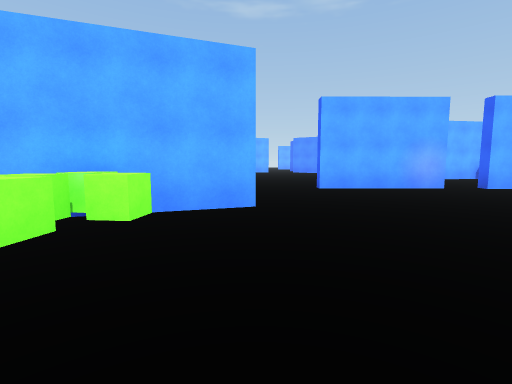
view 1 (above)

24 first-person views from a walk through a scene from a Unity 3-D project. The camera is 1.5 m above the floor, tilts 6° down and sees 85° across. The floor is counted in squares, 2 m on a side. Each view is taken from the middle of a square. On the plan, view 1 faces up. The plan holds only what a view shows up to about 10 squares ahead; the rest is blank. The place goes on beyond the plan. The player is left out.

view 2
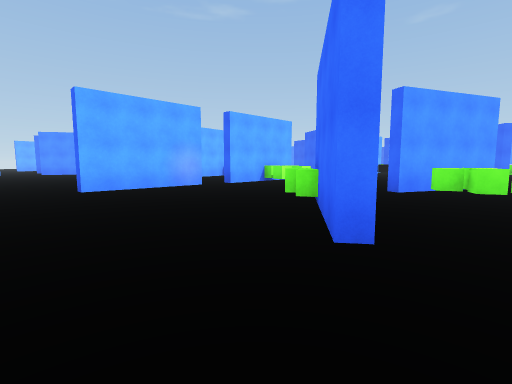

view 3
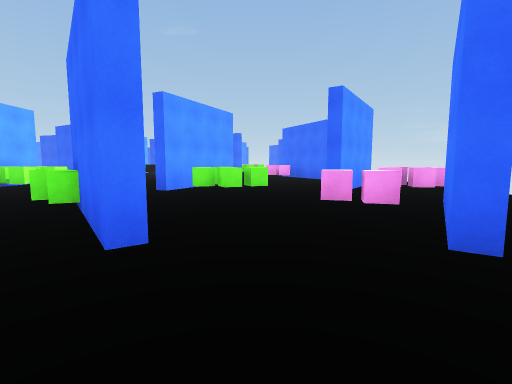

view 4
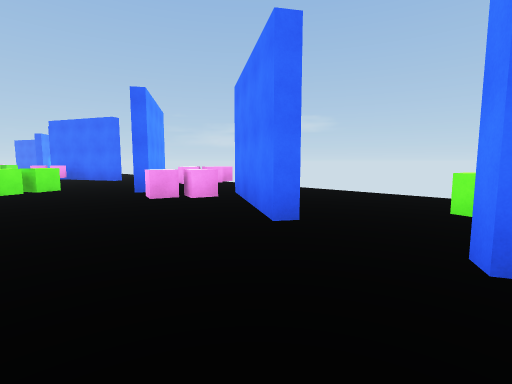

view 5
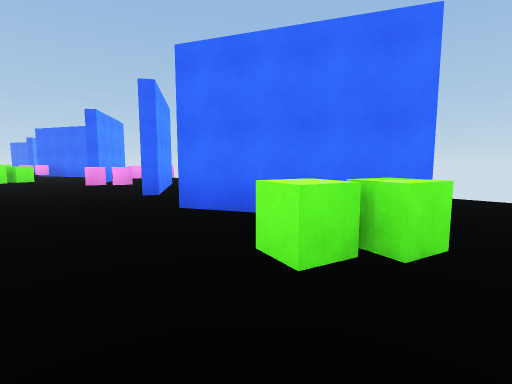

view 6
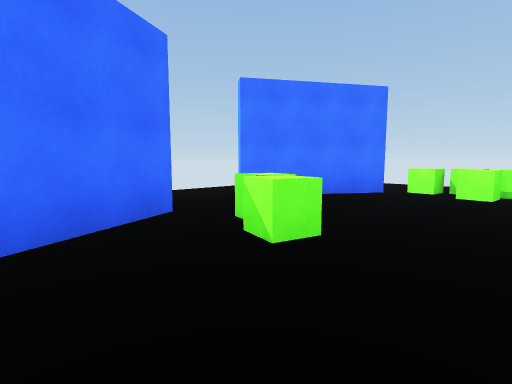

view 7
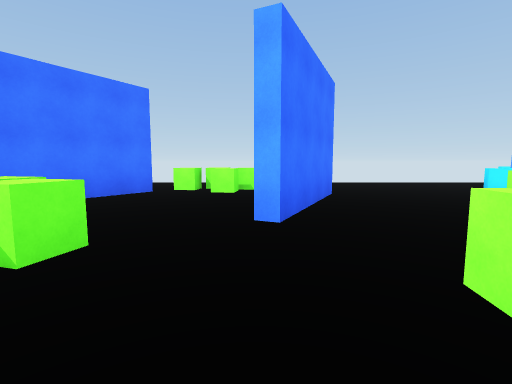

view 8
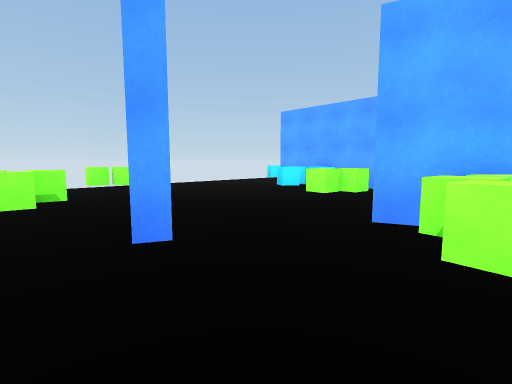

view 9
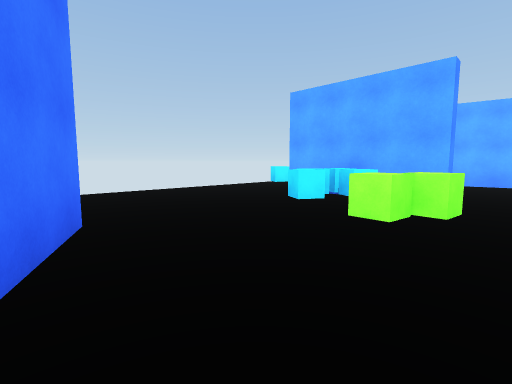

view 10
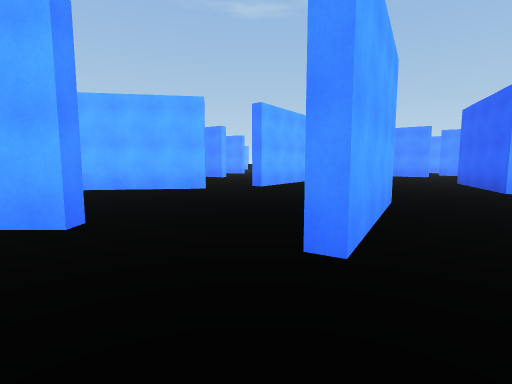

view 11
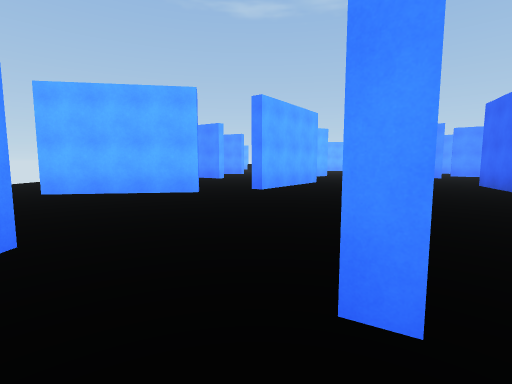

view 12
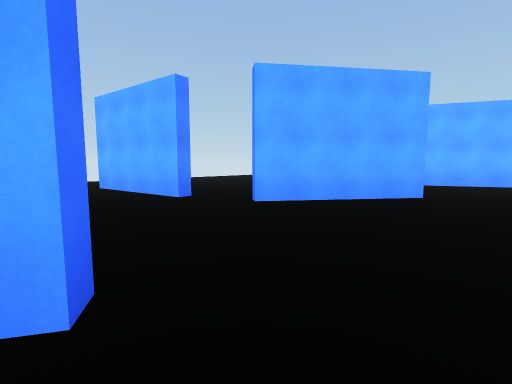

view 13
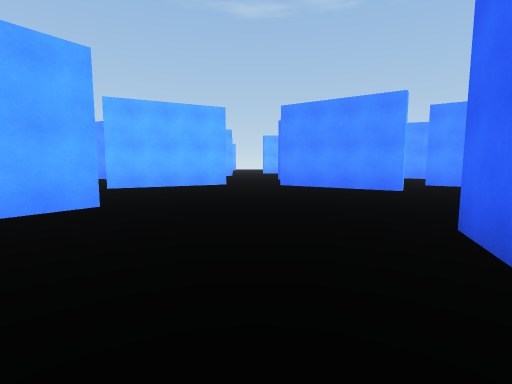

view 14
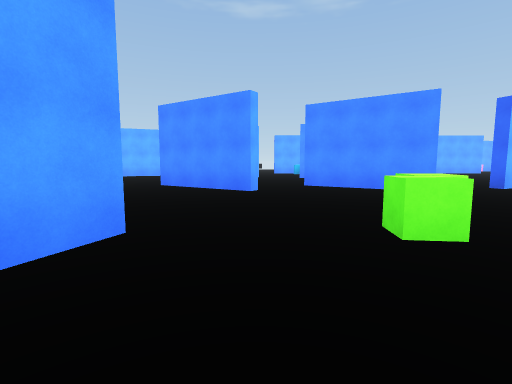

view 15
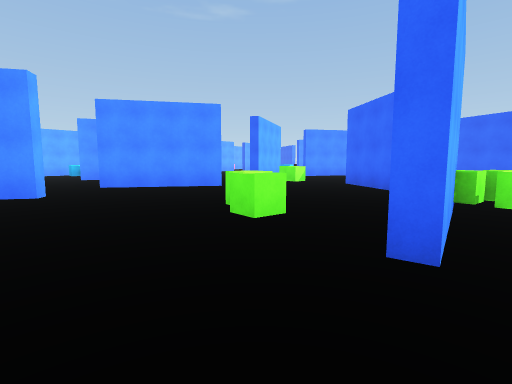

view 16
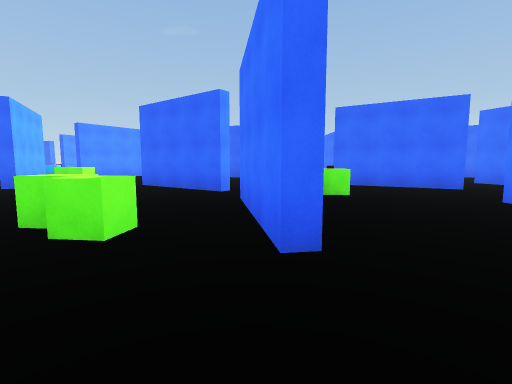

view 17
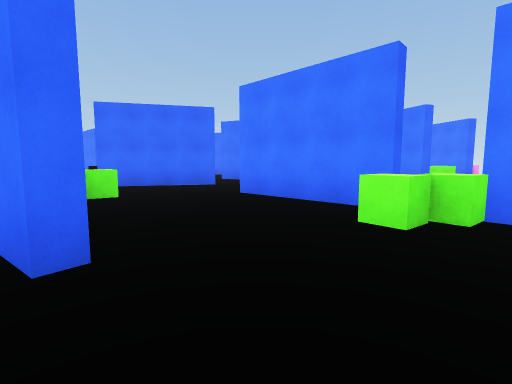

view 18
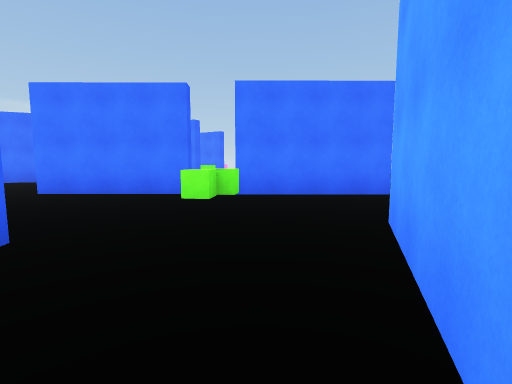

view 19
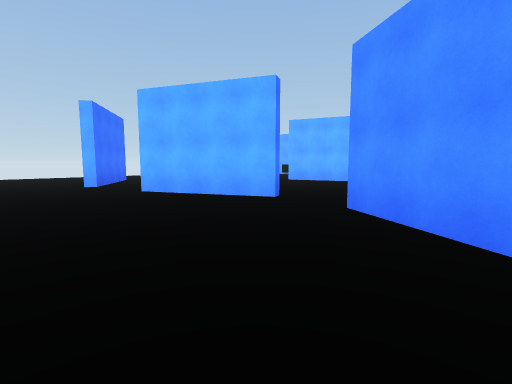

view 20
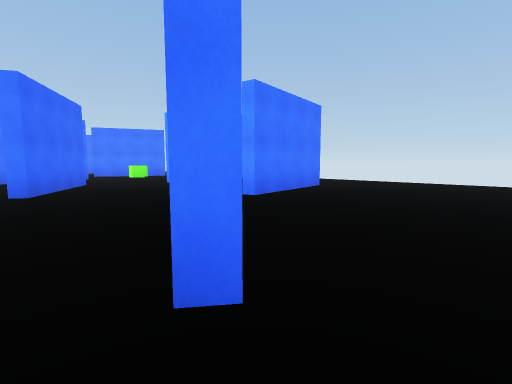

view 21
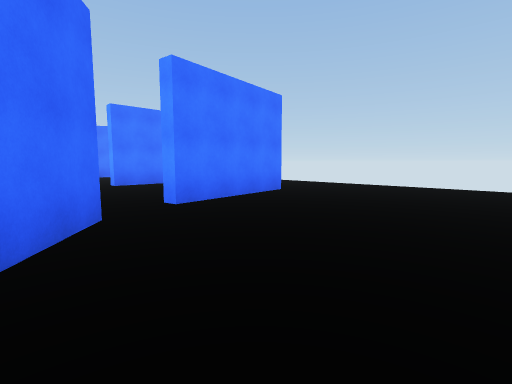

view 22
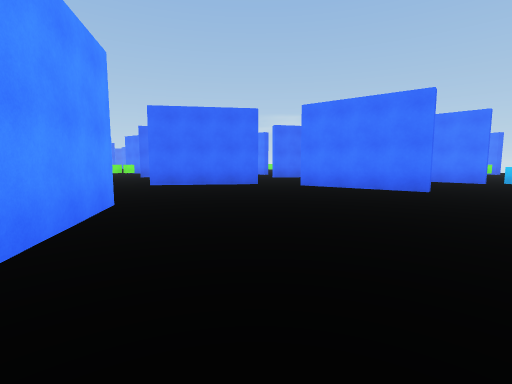

view 23
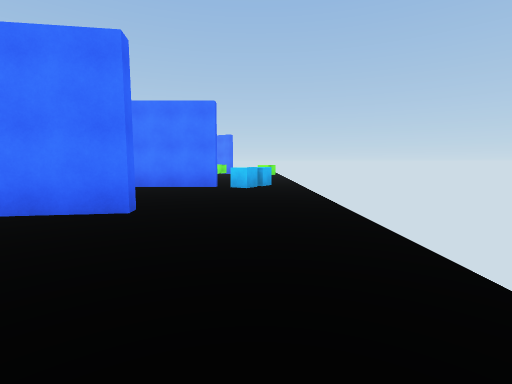

view 24
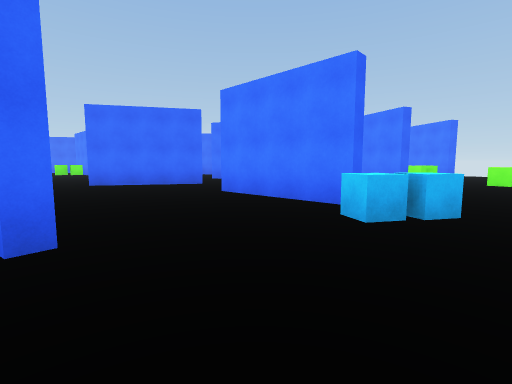

### Floor plan
Points are (right, up) in squares from view 1. A wall is a line through its corners. A room is listed if a view was taken in it or the views show most of it. See-through windows are left out.
Room 1 (views 1, 2, 3, 4, 5, 6, 7, 8, 9, 10, 11, 12, 13, 14, 15, 16, 17, 18, 19, 20, 21, 22, 23, 24)
walls: (3, 11.6) (4.3, 15.1); (5.6, 8.1) (1.8, 8.1) (1.8, 8.3) (5.5, 8.3); (7.3, 8) (6.6, 7.9) (6.6, 8.3) (10.3, 8.3); (7.2, 12.8) (10.3, 13.3); (-0.4, 10.2) (-2.3, 7.1) (-2.6, 7.3) (-0.7, 10.4) (-0.4, 10.2); (4.6, 15) (3.3, 11.5); (10, 8) (9.4, 8); (0, 4.8) (-3.5, 3.5); (10.3, 12.9) (7.3, 12.4); (-2.8, 13.8) (-3.1, 14) (-1, 16.9) (-0.7, 16.7) (-2.8, 13.8); (-4.4, 13.1) (-8.1, 12.5); (2.6, 1) (2.3, 1.3) (3.9, 2.4); (12.7, 7.1) (14.6, 10.3); (12.4, 13.7) (14.4, 16.9); (6.1, 19.7) (5.9, 19.3) (2.7, 21.4); (9.8, 1.3) (7.5, 2.4) (7.6, 2.7) (8.4, 2.4); (-6.6, 8.3) (-5.1, 8.3) (-5.1, 8) (-8.8, 8) (-8.8, 8.3) (-7.5, 8.3); (10.7, 19.1) (7.5, 21.3); (14.3, 4.6) (15.1, 4.9); (0.8, 21.6) (-2.3, 20); (-8.2, 12.9) (-4.5, 13.4); (-4.7, 19.3) (-7.2, 20.9); (5.1, -3.9) (2.2, -2) (2.4, -1.7) (5.4, -3.6); (-7.9, 2.4) (-7.7, 2.8) (-4.4, 1.3) (-4.6, 0.9); (-5.7, 20.5) (-4.5, 19.6); (-3.2, -3) (0.2, -1.4) (0.4, -1.8); (10, -4.1) (6.9, -2.1) (7.2, -1.7); (15, 20.9) (13.1, 19.9) (12.9, 20.4); (-8.3, -1.6) (-5.2, -3.7)
ways out: opening at (9.8, 0.4); opening at (17.8, 10.4); gap at (15, 10)
objects: green cube (-11, 2); green cube (-11, 3) to (-10, 3); cube (-10, 9); cube (-10, 10); green cube (-8, -1); green cube (-8, 0); green cube (-8, 1); green cube (-7, 0); cube (-7, 6); other object (-7, 7); cube (-7, 8); green cube (-5, 5); green cube (-5, 6); green cube (-3, -1); green cube (-3, 3); green cube (-2, 2); green cube (-2, 3); green cube (-2, 4); green cube (0, -3); pink cube (4, -2) to (5, -2); green cube (4, 3) to (5, 3); pink cube (5, -1); green cube (5, 4); green cube (6, 9); green cube (6, 10); pink cube (7, -4); green cube (7, 1); pink cube (8, -5); other object (8, -4); green cube (8, 0); other object (8, 1); green cube (8, 7); other object (9, 6) to (9, 7); other object (9, 8); other object (10, 7); green cube (10, 12); green cube (11, 12); green cube (11, 13); green cube (13, 18); other object (16, 10)

Positions as (right, up) in squares from view 1, and headings:
1: (0, 0), facing up
2: (0, 0), facing up-right
3: (0, 0), facing right
4: (0, 1), facing down-right
5: (-4, 1), facing down-right
6: (-1, 1), facing down-left
7: (-1, 1), facing left
8: (-2, 0), facing up-left
9: (-4, 2), facing up-left
10: (-3, 5), facing up
11: (-3, 6), facing up
12: (1, 10), facing up-left
13: (2, 12), facing up
14: (6, 12), facing up
15: (5, 12), facing up-right
16: (5, 13), facing right
17: (5, 13), facing down-right
18: (5, 15), facing down
19: (5, 17), facing up-left
20: (0, 18), facing down-left
21: (-2, 18), facing down-left
22: (-10, 21), facing down-right
23: (-10, 17), facing down
24: (-11, 13), facing down-right
